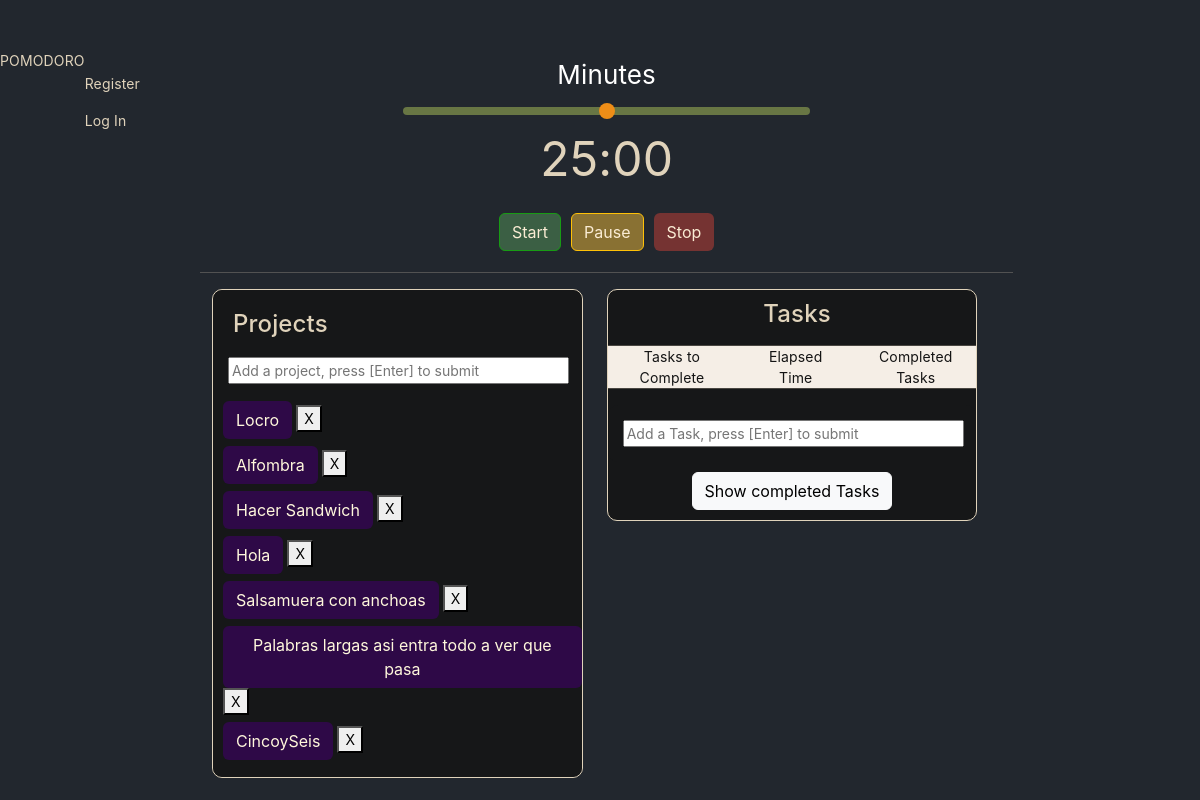
The page /timer on the database as committed earlier.
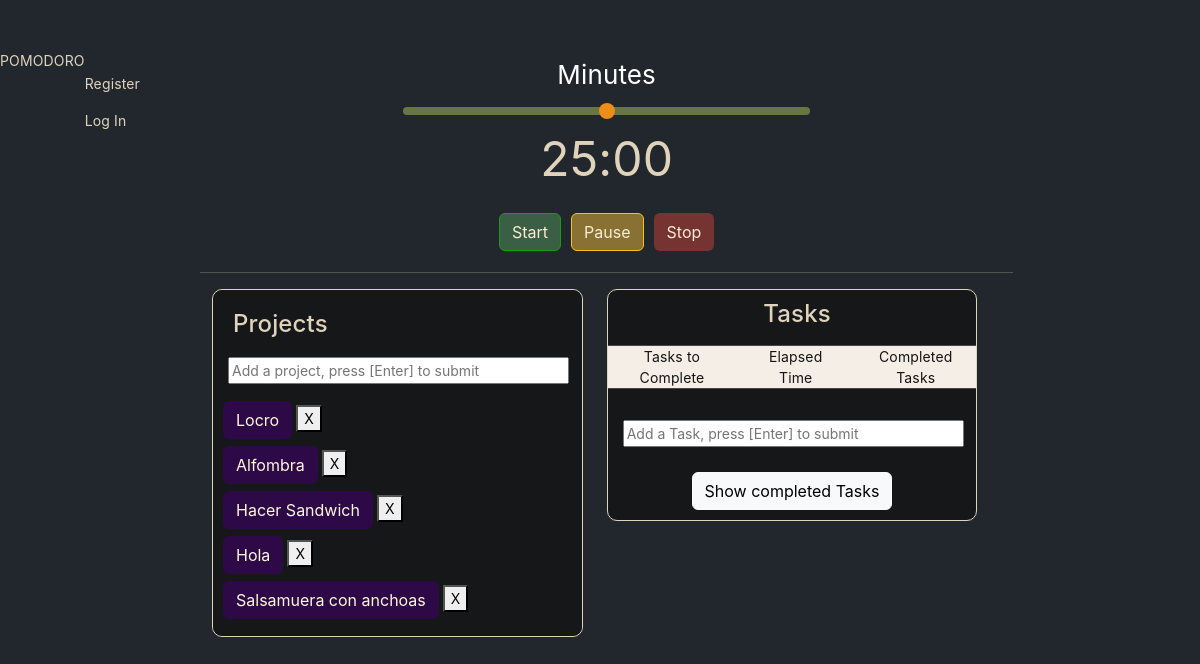
The same page on the database as committed later.
### models.py (models this page shows, shortened)
class Project(db.Model):
    __tablename__ = 'projects'
    id = db.Column(db.Integer, primary_key=True)
    name = db.Column(db.Text, nullable=False)
    time = db.Column(db.Integer, default=0)
    complete = db.Column(db.Boolean, default=False)
    pomodoros = db.Column(db.Integer, default=0)
    created_at = db.Column(DateTime, default=func.now())
    completed_at = db.Column(DateTime)
    user_id = db.Column(db.Integer, ForeignKey('users.id'))
    tasks = db.relationship('Task', backref='project', lazy='dynamic')

### routes.py (the view)
    @login_required
    @app.route("/timer", methods=['GET', 'POST'])
    def timer():
        try:
            current_project_id = session['current_project_id']
            current_project = Project.query.filter_by(id=current_project_id).first()
            tasks = Task.query.filter_by(project_id=current_project.id).all()
            has_complete_task = False
            for task in tasks:
                if task.complete == True:
                    has_complete_task = True
                    break
            projects = [{"name": project.name, "id": project.id} for project in Project.query.all()]  # Create a list of project dictionaries
            return render_template("timer.html", tasks=tasks, projects=projects, has_complete_task=has_complete_task)
        except Exception as e:
            print(f"An error occurred: {e}")
            projects = [{"name": project.name, "id": project.id} for project in Project.query.all()]  # Create a list of project dictionaries
            return render_template("timer.html", projects=projects)

### templates/timer.html (shortened to what this page needs)
{% extends "layout.html" %}
{% block main %}
  <div class="col-md-10">
    <label for="sliderMinutes" class="form-label loco align-items-center title-timer">Minutes</label>
    <div class="d-flex flex-row justify-content-center align-items-center">
      <input type="range" class="form-range slider" min="0" max="50" step="1" id="sliderMinutes" />
    </div>
    <div class="d-flex flex-columns justify-content-center align-items-center gap-10" id="timer-box">
      <div id="timer">00:00</div>
    </div>
    <div class="d-flex flex-row justify-content-center align-items-center loco">
      <button type="button" class="btn btn-success">Start</button>
      <button type="button" class="btn btn-warning">Pause</button>
      <button type="button" class="btn btn-stop">Stop</button>
    </div>
    <hr />
    <div class="container text-center">
      <div class="row">
        <div class="col">
          <div class="mx-auto chimichurri">
            <div class="projectContent mx-auto projects">
              <div class="projectContent-header">
                <h4>Projects</h4>
              </div>
              <div class="add_project">
                <form action="{{ url_for('add_project') }}" method="POST">
                  <input type="text" name="add_project" placeholder="Add a project, press [Enter] to submit"
                    required="required" />
                </form>
              </div>
              <div class="mx-auto w-auto projects-container dropdown" id="project-selector">
                {% for project in projects %}
                <ul>
                  <button class="btn btn-projects" class="project_id" data-project-id="{{ project['id'] }}">
                    {{ project['name'] }}
                  </button>
                  <button class="btn-delete-project" data-project-id="{{ project['id'] }}"> X </button>
                </ul>
                {% endfor %}
              </div>
            </div>
          </div>
        </div>
        <div class="col">
          <div class="mx-auto chimichurri">
              <h4 class="title-tasks">Tasks</h4>
              <hr style="margin-bottom: 0px;">
              <div class="d-flex flex-row justify-content-center align-items-center task-projects">
                <div class="project-in-task">
                  <span>Tasks to Complete</span>
                </div>
                <div class="project-in-task">
                  <span>Elapsed Time</span>
                </div>
                <div class="project-in-task">
                  <span>Completed Tasks</span>
                </div>
              </div>
              <hr style="margin-top: 0px;">
              <div class="projectContent mx-auto projects">
              <div class="add_task">
                <form action="{{ url_for('add_task') }}" method="POST">
                  <input type="text" name="name_task" placeholder="Add a Task, press [Enter] to submit" required="required" />
                </form>
              </div>
            </div>
            <div class="flex-column task-container" >
              <div class="incomplete-task-div">
                <div class="show-hide-task">
                  <button class="btn btn-light show-tasks">Show completed Tasks</button>
                </div>
              </div>
            </div>
          </div>
        </div>
      </div>
    </div>
  </div>
</div>
{% endblock %}

### templates/layout.html (shortened to what this page needs)
<!DOCTYPE html>
<html lang="en">
<head>
  <link href="https://cdn.jsdelivr.net/npm/bootstrap@5.3.2/dist/css/bootstrap.min.css" rel="stylesheet"
>
  <link rel="stylesheet" href="{{ url_for('static', filename='css/style.css') }}">
</head>
<body>
  <div class="main-container">
    <div class="row">
      <div class="col-2 left-side">
        <nav class="nav" role="navigation">
          <div class="navbar-header">
            <div class="brand-wrapper">
              <div class="brand-name-wrapper">
                <a class="navbar-brand" href="#">
                  POMODORO
                </a>
              </div>
            </div>
          </div>
          <div class="side-menu-container">
            <ul class="nav navbar-nav">
              {% if session["user_id"] %}
              <ul class="navbar-nav me-auto mt-2">
                <li class="nav-item"><a class="nav-link" href="/timer">Timer</a></li>
                <li class="nav-item"><a class="nav-link" href="#">Projects</a></li>
                <li class="nav-item"><a class="nav-link" href="/chart">Chart</a></li>
              </ul>
              <li class="taskerini">{{ session["logged_as"] }}</li>
              <ul class="navbar-nav ms-auto mt-2">
                <li class="nav-item"><a class="nav-link" href="/logout">Log Out</a></li>
              </ul>
              {% else %}
              <ul class="navbar-nav ms-auto mt-2">
                <li class="nav-item"><a class="nav-link" href="/register">Register</a></li>
                <li class="nav-item"><a class="nav-link" href="/login">Log In</a></li>
              </ul>
              {% endif %}
          </div>
        </nav>
      </div>
      <div class="col middle-side">
          {% block main %}
          {% endblock %}
      </div>
    </div>
</body>
</html>

### static/css/style.css (style rules this page uses)
body { margin-top: 50px; background-color: #fff; font-family: Arial, sans-serif; font-size: 14px; letter-spacing: 0.01em; color: #39464e; }
a, a:focus, a:hover { text-decoration: none; }
.projects { background-color: #161718; border-radius: 10px; }
.btn-success { background-color: #3b5f44; color: #faecd4; --bs-btn-border-color: #189b14; --bs-btn-hover-color: #fff; --bs-btn-hover-bg: #0baf60; --bs-btn-active-bg: #080808; --bs-btn-active-color: #fff; }
.btn-warning { background-color: #897133; color: #faecd4; --bs-btn-active-bg: #080808; --bs-btn-active-color: #fff; }
.btn-stop { background-color: #753332; color: #faecd4; --bs-btn-active-bg: #a01919; --bs-btn-active-color: #fff; }
.d-flex { display: flex; flex-direction: column; justify-content: center; align-items: center; gap: 10px; }
body { color: #e0d3bb; background-color: #22272e; font-family: -apple-system, BlinkMacSystemFont, "Segoe UI", Roboto, Helvetica, Arial, sans-serif, "Apple Color Emoji", "Segoe UI Emoji", "Segoe UI Symbol"; }
#timer { font-size: 3rem; color: #e0d3bb; }
#timer-box { background-color: #22272e; gap: 10px; margin-bottom: 3px; }
.loco { color: #fff; padding: 5px; border-radius: 10px; width: auto; max-width: 400px; height: auto; display: flex; flex-direction: column; justify-content: center; align-items: flex-start; margin: 0 auto; }
.slider { width: 50% !important; margin: 0 auto; }
.main-container { display: flex; }
.row { width: 100%; }
ul { display: block; list-style-type: none; margin-block-start: 0.5em; margin-block-end: 0.5em; margin-inline-start: 0px; margin-inline-end: 0px; padding-inline-start: 0px; unicode-bidi: isolate; }
.chimichurri { border-radius: 10px; background-color: #161718; border: 1px solid ; }
.btn-projects { color: #FFF8DC; background-color: #2e0947; --bs-btn-hover-bg: #080808; }
h4 { padding-left: 10px; padding-top: 10px; }
.container.text-center .projectContent { text-align: left; align-items: left; padding: 10px 0px 10px 10px; }
.container.text-center .projectContent .add_project { padding-top: 5px; padding-bottom: 5px; }
.container.text-center .projectContent .add_project form { width: 98%; display: flex; flex-wrap: wrap; }
.container.text-center .projectContent .add_project input[type="text"], .container.text-center .projectContent .add_project input[type="submit"] { flex: 1 1 auto; margin: 5px 5px 5px 5px; }
.container.text-center .projectContent .add_project input[type="text"] { flex: 4; }
.project-in-task { padding-right: 10px; padding-left: 10px; }
.task-projects { color: rgb(20, 20, 20); background-color: #F5EEE6; }
.chimichurri .add_task form { width: 98%; display: flex; flex-wrap: wrap; }
.projectContent .add_task input[type="text"], .projectContent .add_task input[type="submit"] { flex: 1 1 auto; margin: 5px 5px 5px 5px; }
.projectContent .add_task input[type="text"] { flex: 4; }
.task-container { margin-left: 20px; align-items: center; }
.show-hide-task { margin-top: 10px; margin-left: -20px; margin-bottom: 10px; }
.title-timer { font-size: 26px; }

Rows that differ between the two databases and show on the page:
removed Project: name "Palabras largas asi entra todo a ver que pasa"
removed Project: name "CincoySeis"
